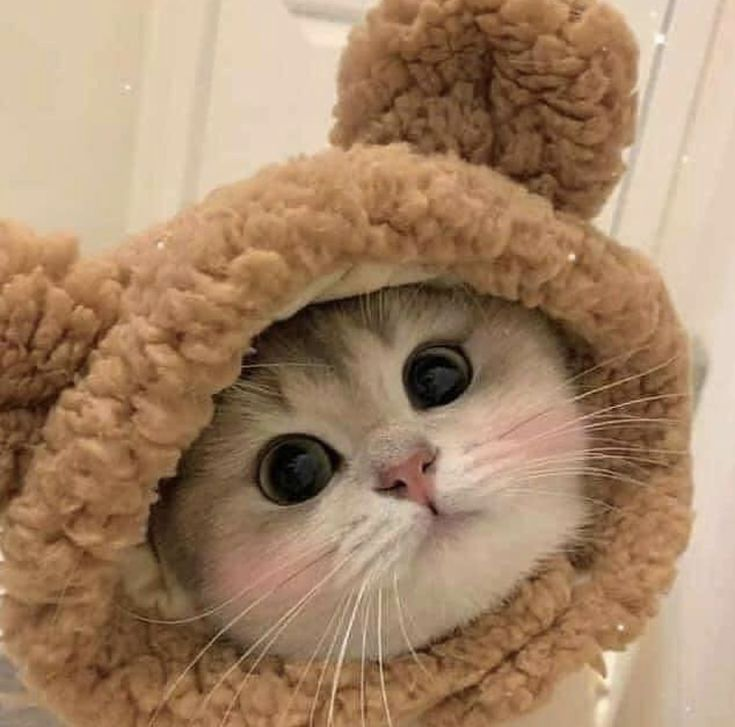
#> input picture image/image_1.jpg, 735 x 727 px
$ python edit_image.py
#> lines starting #> are read from the running program, lines starting #| are printed output that depends on the picture
from PIL import Image, ImageFilter, ImageDraw, ImageFont

# 1. Открываем изображение
img = Image.open("image_1.jpg")
#> img is the input picture: PIL image 735x727 RGB; mean R, G, B 164.5, 133.1, 103.8

# 2. Применяем фильтр размытия (Blur)
# Можно настроить радиус размытия: GaussianBlur(радиус)
img = img.filter(ImageFilter.GaussianBlur(radius=5))
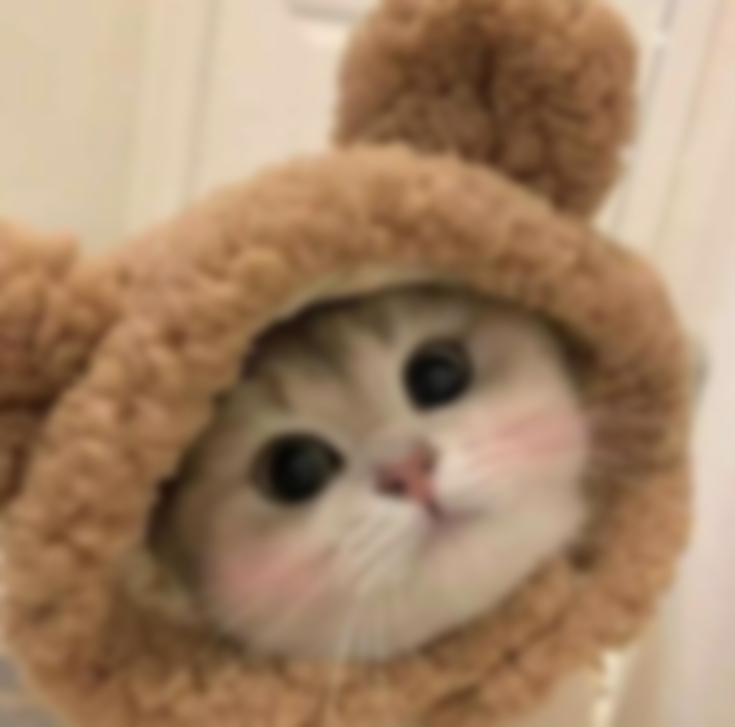
#> img: PIL image 735x727 RGB; mean R, G, B 164.5, 133.1, 103.9

# 3. Подготовка к рисованию текста
draw = ImageDraw.Draw(img)
text = "Вариант 1"

# Пытаемся загрузить стандартный шрифт (если нет, будет системный)
try:
    font = ImageFont.truetype("arial.ttf", 36)
except:
    font = ImageFont.load_default()

# 4. Вычисляем позицию (нижний правый угол)
# Получаем размер текста
bbox = draw.textbbox((0, 0), text, font=font)
#> bbox = (0, 8, 194, 41)
text_width = bbox[2] - bbox[0]
#> text_width = 194
text_height = bbox[3] - bbox[1]
#> text_height = 33

# Отступаем по 20 пикселей от краев
width, height = img.size
#> width = 735; height = 727
position = (width - text_width - 20, height - text_height - 20)
#> position = (521, 674)

# 5. Рисуем текст (белым цветом)
draw.text(position, text, font=font, fill="white")

# 6. Сохраняем результат
img.save("image_1_edited.jpg")
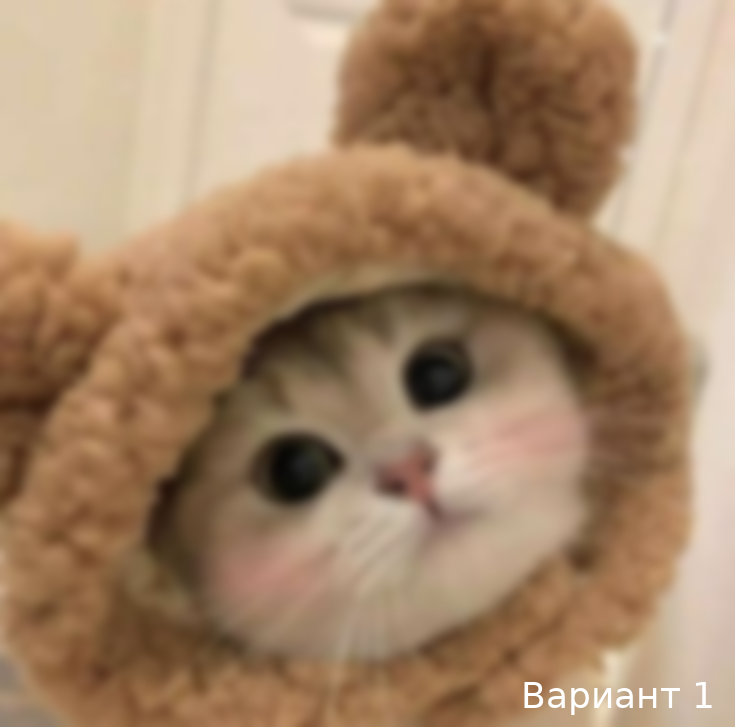
#> saved as image_1_edited.jpg: PIL image 735x727 RGB; mean R, G, B 164.6, 133.3, 104.2
print("Готово! Файл image_1_edited.jpg создан.")
